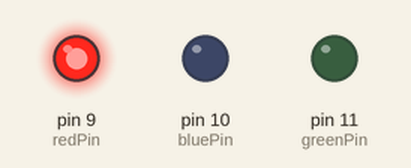
Bench run of a sketch on a simulated Arduino Uno, built with avr-gcc and run on an emulated ATmega328P. On the bench: output pins drawn as LEDs (lit = HIGH).

Above: at 0.5 s.
At 1.5 s:
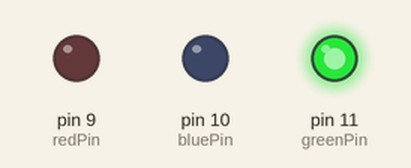
At 5.5 s:
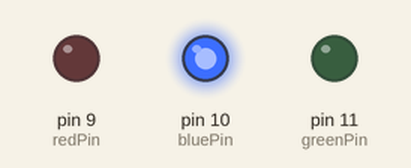
Timing chart, 0 to 6.9 s (numbered marks = the images above):
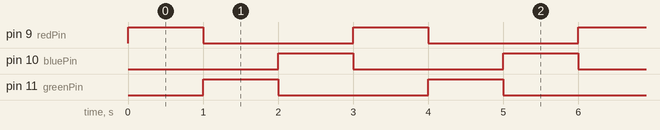

The sketch:

stunning_waasa_kup1.ino
```cpp
// https://www.tinkercad.com/things/06R58xtPp4X-stunning-waasa-kup
int redPin = 9;
int greenPin = 11;
int bluePin = 10;

void setup() {
  pinMode(redPin, OUTPUT);
  pinMode(greenPin, OUTPUT);
  pinMode(bluePin, OUTPUT);
}

void	light_color(int red, int green, int blue)
{
	analogWrite(redPin, red);
	analogWrite(greenPin, green);
	analogWrite(bluePin, blue);
}

void loop() {
  // red
  light_color(255, 0, 0);
  delay(1000);

  // green
  light_color(0, 255, 0);
  delay(1000);

  // blue
  light_color(0, 0, 255);
  delay(1000);
}
```

Measured:
- by itself, pin 9 (redPin), pin 10 (bluePin), pin 11 (greenPin): alternates HIGH for 1.0 s and LOW for 2.0 s
- by itself, everything shown: repeats every 3.0 s, in 3 steps
